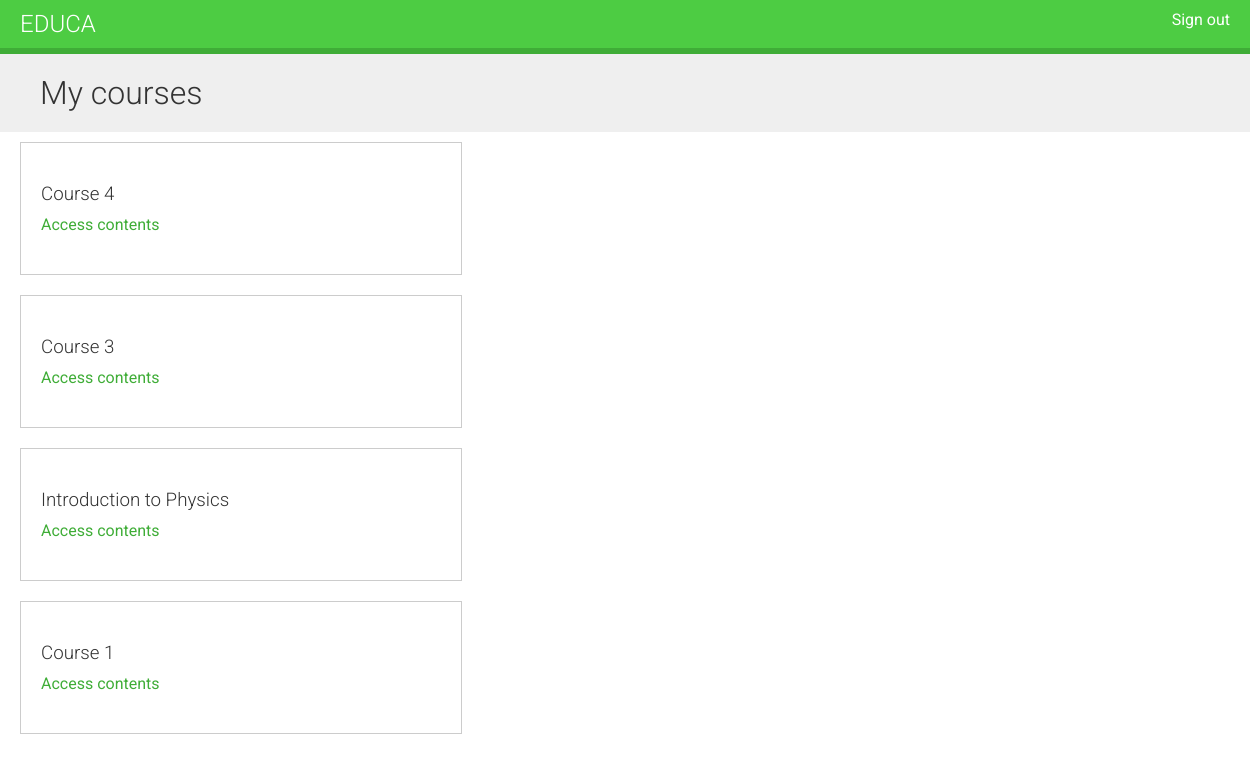
The page /students/courses/ (signed in) on the database its author committed.
### courses/models.py (models this page shows, shortened)
class Course(models.Model):
    owner = models.ForeignKey(User,related_name='courses_created', on_delete=models.CASCADE)
    subject = models.ForeignKey(Subject,related_name='courses', on_delete=models.CASCADE)
    title = models.CharField(max_length=200)
    slug = models.SlugField(max_length=200, unique=True)
    overview = models.TextField()
    created = models.DateTimeField(auto_now_add=True)
    students = models.ManyToManyField(User,
                                      related_name='courses_joined',
                                      blank=True)
    class Meta:
        ordering = ('-created',)

### students/views.py (the view)
# urls.py: path('courses/', views.StudentCourseListView.as_view(), name='student_course_list'),
class StudentCourseListView(LoginRequiredMixin, ListView):
    model = Course
    template_name = 'students/course/list.html'
    def get_queryset(self):
        qs = super(StudentCourseListView, self).get_queryset()
        return qs.filter(students__in=[self.request.user])

### students/templates/students/course/list.html (shortened to what this page needs)
{% extends "base.html" %}
{% block content %}
    <h1>My courses</h1>
    <div class="module">
        {% for course in object_list %}
            <div class="course-info">
                <h3>{{ course.title }}</h3>
                <p><a href="{% url "student_course_detail" course.id %}">Access contents</a></p>
            </div>
        {% empty %}
            <p>
                You are not enrolled in any courses yet.
                <a href="{% url "course_list" %}">Browse courses</a>
                to enroll in a course.
            </p>
        {% endfor %}
    </div>
{% endblock %}

### courses/static/css/base.css (style rules this page uses)
body { margin:0; font-family:'Roboto', sans-serif; font-weight:400; color:#333; }
a { color:#3fad37; text-decoration:none; }
h1, h2, h3, h4, h5, h6 { font-family:'Roboto', sans-serif; font-weight:300; }
h1 { background:#efefef; width:100%; overflow:auto; padding:20px 0 20px 40px; margin:0; }
.module { overflow:auto; }
.module h3 { margin:30px 0 0; padding:0; width:100%; }
.module p { margin:10px 0 20px; width:100%; float:left; }
.module { padding:10px 20px; float:left; }
.course-info { border:1px solid #ccc; padding:10px 20px 20px; width:400px; overflow:auto; margin-bottom:20px; }
.course-info a { margin-right:10px; }

### rows shown on the page
Course: title "Course 4"
Course: title "Course 3"
Course: title "Introduction to Physics"
Course: title "Course 1"
